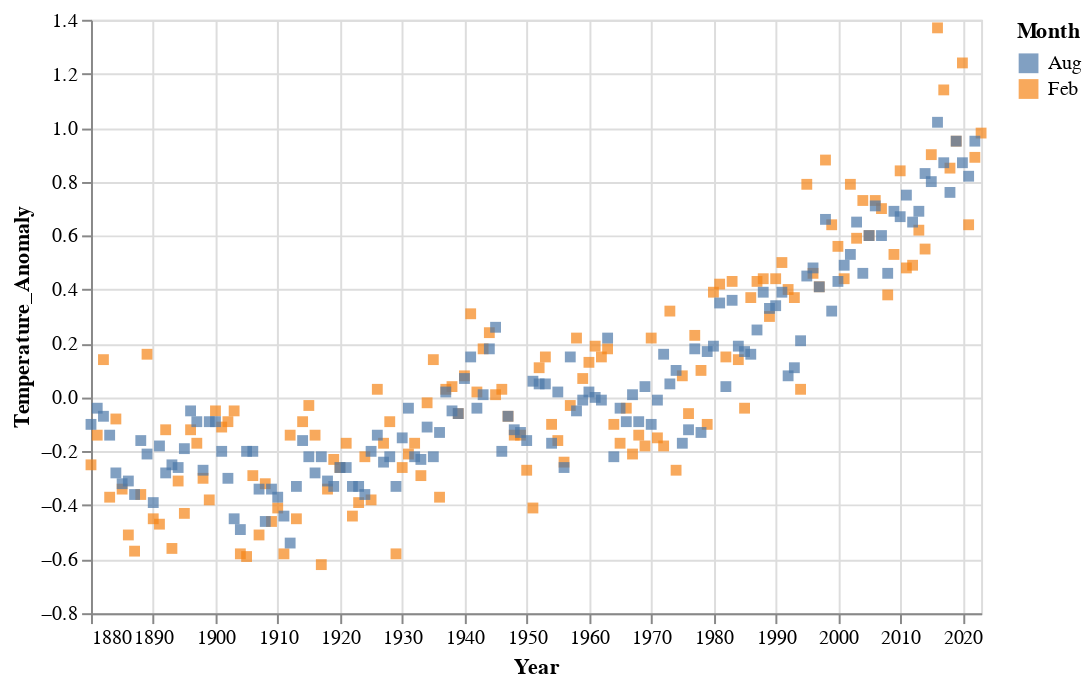

Notebook source saved alongside this figure:
### Code cell
alt.Chart(df_feb_aug).mark_square().encode(
    x = alt.X("Year:T"),
    y = alt.Y("Temperature_Anomaly:Q"),
    color = alt.Color("Month:N")
).properties(width=450)

### Figure 1 — Vega-Lite specification as saved in the notebook (floating-point values rounded to 4 significant figures; data arrays with more than 128 entries replaced by an {"elided": "..."} marker saying what was removed)
{"config": {"view": {"continuousWidth": 300, "continuousHeight": 300}}, "data": {"name": "data-13405d5f5e70207fd9c3f95106c3c235"}, "mark": {"type": "square"}, "encoding": {"color": {"field": "Month", "type": "nominal"}, "x": {"field": "Year", "type": "temporal"}, "y": {"field": "Temperature_Anomaly", "type": "quantitative"}}, "width": 450, "$schema": "https://vega.github.io/schema/vega-lite/v5.20.1.json", "datasets": {"data-13405d5f5e70207fd9c3f95106c3c235": {"elided": "287 records"}}}
